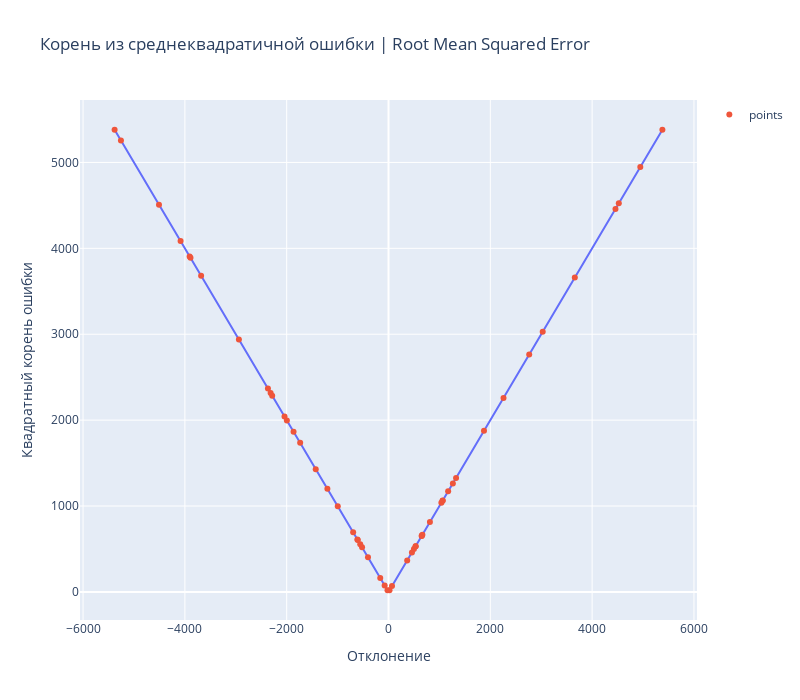

Notebook code cell kept with this figure:
### Code cell
# давай снова посмотрим как будет выглядеть график ошибку для RMSE
error_df_cut['root_squared_error'] = error_df_cut['squared_error'] ** 0.5

fig = px.line(
    error_df_cut,
    x="error",
    y="root_squared_error",
    title="Mean Root Squared Error",
    labels={"error": "Отклонение", "root_squared_error": "Квадратный корень ошибки"}
)

fig.add_scatter(
    x=error_df_cut["error"], y=error_df_cut["root_squared_error"], mode="markers", name="points"
)

fig.update_layout(
    height=700, width=800,
    title_text="Корень из среднеквадратичной ошибки | Root Mean Squared Error",
    showlegend=True
)

### Figure 1 — Plotly figure (JSON) as saved in the notebook; plotly's stock layout.template omitted (floating-point values rounded to 4 significant figures)
{"data": [{"hovertemplate": "Отклонение=%{x}<br>Квадратный корень ошибки=%{y}<extra></extra>", "legendgroup": "", "line": {"color": "#636efa", "dash": "solid"}, "marker": {"symbol": "circle"}, "mode": "lines", "name": "", "orientation": "v", "showlegend": false, "type": "scatter", "x": [-5381.0, -5256.0, -4508.0, -4084.0, -3906.0, -3890.0, -3681.0, -2939.0, -2369.0, -2315.0, -2285.0, -2043.0, -1996.0, -1865.0, -1736.0, -1430.0, -1201.0, -996.5, -694.7, -611.3, -604.1, -555.4, -519.6, -403.3, -162.5, -75.79, -19.75, 19.76, 68.58, 366.7, 460.2, 499.4, 532.7, 532.7, 652.1, 653.4, 665.5, 813.5, 1038.0, 1062.0, 1065.0, 1171.0, 1264.0, 1327.0, 1876.0, 2259.0, 2764.0, 3029.0, 3660.0, 4458.0, 4524.0, 4946.0, 5380.0], "xaxis": "x", "y": [5381.0, 5256.0, 4508.0, 4084.0, 3906.0, 3890.0, 3681.0, 2939.0, 2369.0, 2315.0, 2285.0, 2043.0, 1996.0, 1865.0, 1736.0, 1430.0, 1201.0, 996.5, 694.7, 611.3, 604.1, 555.4, 519.6, 403.3, 162.5, 75.79, 19.75, 19.76, 68.58, 366.7, 460.2, 499.4, 532.7, 532.7, 652.1, 653.4, 665.5, 813.5, 1038.0, 1062.0, 1065.0, 1171.0, 1264.0, 1327.0, 1876.0, 2259.0, 2764.0, 3029.0, 3660.0, 4458.0, 4524.0, 4946.0, 5380.0], "yaxis": "y"}, {"mode": "markers", "name": "points", "type": "scatter", "x": [-5381.0, -5256.0, -4508.0, -4084.0, -3906.0, -3890.0, -3681.0, -2939.0, -2369.0, -2315.0, -2285.0, -2043.0, -1996.0, -1865.0, -1736.0, -1430.0, -1201.0, -996.5, -694.7, -611.3, -604.1, -555.4, -519.6, -403.3, -162.5, -75.79, -19.75, 19.76, 68.58, 366.7, 460.2, 499.4, 532.7, 532.7, 652.1, 653.4, 665.5, 813.5, 1038.0, 1062.0, 1065.0, 1171.0, 1264.0, 1327.0, 1876.0, 2259.0, 2764.0, 3029.0, 3660.0, 4458.0, 4524.0, 4946.0, 5380.0], "y": [5381.0, 5256.0, 4508.0, 4084.0, 3906.0, 3890.0, 3681.0, 2939.0, 2369.0, 2315.0, 2285.0, 2043.0, 1996.0, 1865.0, 1736.0, 1430.0, 1201.0, 996.5, 694.7, 611.3, 604.1, 555.4, 519.6, 403.3, 162.5, 75.79, 19.75, 19.76, 68.58, 366.7, 460.2, 499.4, 532.7, 532.7, 652.1, 653.4, 665.5, 813.5, 1038.0, 1062.0, 1065.0, 1171.0, 1264.0, 1327.0, 1876.0, 2259.0, 2764.0, 3029.0, 3660.0, 4458.0, 4524.0, 4946.0, 5380.0]}], "layout": {"height": 700, "legend": {"tracegroupgap": 0}, "showlegend": true, "title": {"text": "Корень из среднеквадратичной ошибки | Root Mean Squared Error"}, "width": 800, "xaxis": {"anchor": "y", "domain": [0, 1], "title": {"text": "Отклонение"}}, "yaxis": {"anchor": "x", "domain": [0, 1], "title": {"text": "Квадратный корень ошибки"}}}}
